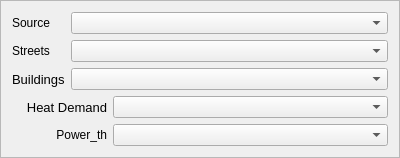
            <widget class="QFrame" name="frame_2">
             <property name="minimumSize">
              <size>
               <width>400</width>
               <height>0</height>
              </size>
             </property>
             <property name="frameShape">
              <enum>QFrame::StyledPanel</enum>
             </property>
             <property name="frameShadow">
              <enum>QFrame::Raised</enum>
             </property>
             <layout class="QGridLayout" name="gridLayout">
              <item row="0" column="1" colspan="3">
               <widget class="QComboBox" name="net_comboBox_source">
                <property name="sizePolicy">
                 <sizepolicy hsizetype="Expanding" vsizetype="Fixed">
                  <horstretch>0</horstretch>
                  <verstretch>0</verstretch>
                 </sizepolicy>
                </property>
                <property name="minimumSize">
                 <size>
                  <width>0</width>
                  <height>20</height>
                 </size>
                </property>
                <property name="maximumSize">
                 <size>
                  <width>16777215</width>
                  <height>25</height>
                 </size>
                </property>
                <property name="statusTip">
                 <string/>
                </property>
                <property name="placeholderText">
                 <string/>
                </property>
               </widget>
              </item>
              <item row="3" column="3">
               <widget class="QComboBox" name="net_comboBox_heat">
                <property name="sizePolicy">
                 <sizepolicy hsizetype="Expanding" vsizetype="Fixed">
                  <horstretch>0</horstretch>
                  <verstretch>0</verstretch>
                 </sizepolicy>
                </property>
                <property name="minimumSize">
                 <size>
                  <width>0</width>
                  <height>20</height>
                 </size>
                </property>
                <property name="maximumSize">
                 <size>
                  <width>16777215</width>
                  <height>25</height>
                 </size>
                </property>
               </widget>
              </item>
              <item row="4" column="3">
               <widget class="QComboBox" name="net_comboBox_power">
                <property name="sizePolicy">
                 <sizepolicy hsizetype="Expanding" vsizetype="Fixed">
                  <horstretch>0</horstretch>
                  <verstretch>0</verstretch>
                 </sizepolicy>
                </property>
                <property name="minimumSize">
                 <size>
                  <width>100</width>
                  <height>20</height>
                 </size>
                </property>
                <property name="maximumSize">
                 <size>
                  <width>16777215</width>
                  <height>25</height>
                 </size>
                </property>
               </widget>
              </item>
              <item row="1" column="1" colspan="3">
               <widget class="QComboBox" name="net_comboBox_streets">
                <property name="sizePolicy">
                 <sizepolicy hsizetype="Expanding" vsizetype="Fixed">
                  <horstretch>0</horstretch>
                  <verstretch>0</verstretch>
                 </sizepolicy>
                </property>
                <property name="minimumSize">
                 <size>
                  <width>0</width>
                  <height>20</height>
                 </size>
                </property>
                <property name="maximumSize">
                 <size>
                  <width>16777215</width>
                  <height>25</height>
                 </size>
                </property>
               </widget>
              </item>
              <item row="2" column="0">
               <widget class="QLabel" name="label_3">
                <property name="sizePolicy">
                 <sizepolicy hsizetype="Minimum" vsizetype="Preferred">
                  <horstretch>0</horstretch>
                  <verstretch>0</verstretch>
                 </sizepolicy>
                </property>
                <property name="minimumSize">
                 <size>
                  <width>0</width>
                  <height>0</height>
                 </size>
                </property>
                <property name="maximumSize">
                 <size>
                  <width>800000</width>
                  <height>16777215</height>
                 </size>
                </property>
                <property name="font">
                 <font>
                  <pointsize>10</pointsize>
                 </font>
                </property>
                <property name="locale">
                 <locale language="German" country="Germany"/>
                </property>
                <property name="text">
                 <string>Buildings</string>
                </property>
                <property name="alignment">
                 <set>Qt::AlignLeading|Qt::AlignLeft|Qt::AlignVCenter</set>
                </property>
               </widget>
              </item>
              <item row="4" column="0" colspan="3">
               <widget class="QLabel" name="label_8">
                <property name="sizePolicy">
                 <sizepolicy hsizetype="Minimum" vsizetype="Preferred">
                  <horstretch>0</horstretch>
                  <verstretch>0</verstretch>
                 </sizepolicy>
                </property>
                <property name="minimumSize">
                 <size>
                  <width>0</width>
                  <height>0</height>
                 </size>
                </property>
                <property name="maximumSize">
                 <size>
                  <width>130000</width>
                  <height>16777215</height>
                 </size>
                </property>
                <property name="text">
                 <string>    Power_th</string>
                </property>
                <property name="alignment">
                 <set>Qt::AlignRight|Qt::AlignTrailing|Qt::AlignVCenter</set>
                </property>
               </widget>
              </item>
              <item row="1" column="0">
               <widget class="QLabel" name="label_4">
                <property name="sizePolicy">
                 <sizepolicy hsizetype="Minimum" vsizetype="Preferred">
                  <horstretch>0</horstretch>
                  <verstretch>0</verstretch>
                 </sizepolicy>
                </property>
                <property name="minimumSize">
                 <size>
                  <width>0</width>
                  <height>0</height>
                 </size>
                </property>
                <property name="maximumSize">
                 <size>
                  <width>8000000</width>
                  <height>16777215</height>
                 </size>
                </property>
                <property name="text">
                 <string>Streets</string>
                </property>
                <property name="alignment">
                 <set>Qt::AlignLeading|Qt::AlignLeft|Qt::AlignVCenter</set>
                </property>
               </widget>
              </item>
              <item row="0" column="0">
               <widget class="QLabel" name="label_5">
                <property name="minimumSize">
                 <size>
                  <width>0</width>
                  <height>0</height>
                 </size>
                </property>
                <property name="maximumSize">
                 <size>
                  <width>80000</width>
                  <height>16777215</height>
                 </size>
                </property>
                <property name="text">
                 <string>Source</string>
                </property>
                <property name="alignment">
                 <set>Qt::AlignLeading|Qt::AlignLeft|Qt::AlignVCenter</set>
                </property>
               </widget>
              </item>
              <item row="2" column="1" colspan="3">
               <widget class="QComboBox" name="net_comboBox_buildings">
                <property name="sizePolicy">
                 <sizepolicy hsizetype="Expanding" vsizetype="Fixed">
                  <horstretch>0</horstretch>
                  <verstretch>0</verstretch>
                 </sizepolicy>
                </property>
                <property name="minimumSize">
                 <size>
                  <width>0</width>
                  <height>20</height>
                 </size>
                </property>
                <property name="maximumSize">
                 <size>
                  <width>16777215</width>
                  <height>25</height>
                 </size>
                </property>
               </widget>
              </item>
              <item row="3" column="0" colspan="3">
               <widget class="QLabel" name="label_7">
                <property name="sizePolicy">
                 <sizepolicy hsizetype="Minimum" vsizetype="Preferred">
                  <horstretch>0</horstretch>
                  <verstretch>0</verstretch>
                 </sizepolicy>
                </property>
                <property name="minimumSize">
                 <size>
                  <width>0</width>
                  <height>0</height>
                 </size>
                </property>
                <property name="maximumSize">
                 <size>
                  <width>16777215</width>
                  <height>16777215</height>
                 </size>
                </property>
                <property name="font">
                 <font>
                  <pointsize>10</pointsize>
                  <strikeout>false</strikeout>
                 </font>
                </property>
                <property name="layoutDirection">
                 <enum>Qt::LeftToRight</enum>
                </property>
                <property name="text">
                 <string>    Heat Demand</string>
                </property>
                <property name="alignment">
                 <set>Qt::AlignRight|Qt::AlignTrailing|Qt::AlignVCenter</set>
                </property>
               </widget>
              </item>
             </layout>
            </widget>
